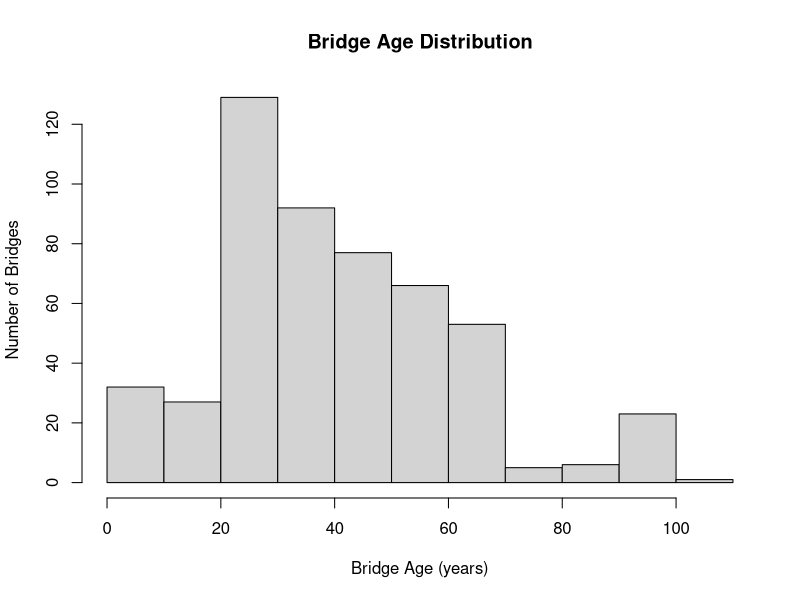
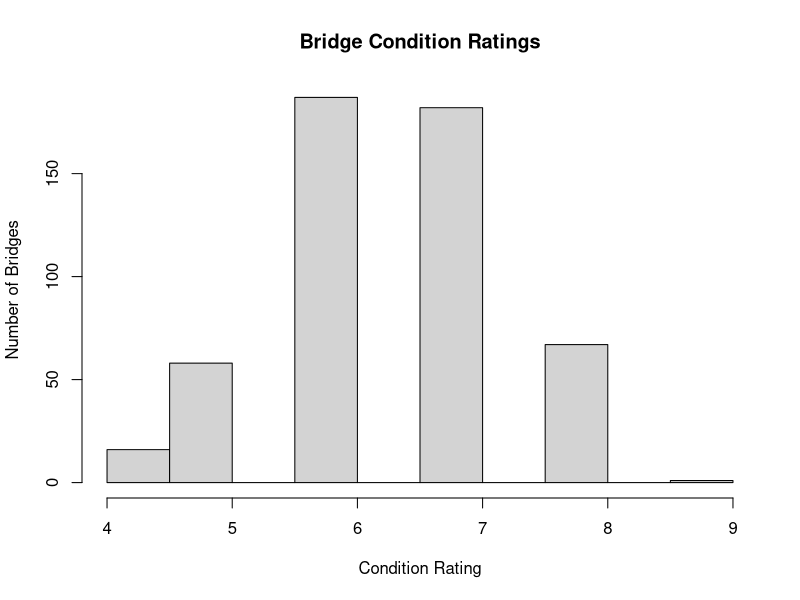
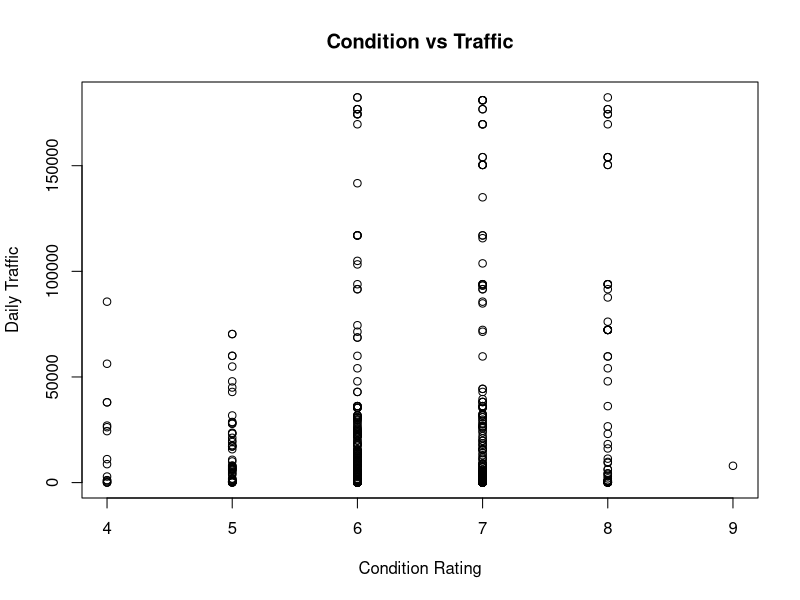

These charts were generated, in order, by the following R code:
## ---- chunk 1
#| echo: false
#| message: false
#| warning: false
library(dplyr)

omaha_raw <- read.csv("omaha_sample.csv")

omaha_bridges_clean <- omaha_raw |>
  mutate(
    bridge_age = 2026 - year_built,
    lowest_rating = as.numeric(lowest_rating),
    daily_traffic = as.numeric(daily_traffic),
    poor_condition = lowest_rating <= 4
  )
## ---- chunk 2
#| echo: false
#| label: tbl-summary
#| tbl-cap: "Summary statistics for Omaha bridges."

library(dplyr)
library(knitr)

summary_table <- data.frame(
  Statistic = c(
    "Number of bridges",
    "Average bridge age",
    "Poor-condition bridges",
    "Percent poor condition",
    "Maximum daily traffic"
  ),
  Value = c(
    nrow(omaha_bridges_clean),
    round(mean(omaha_bridges_clean$bridge_age, na.rm = TRUE), 1),
    sum(omaha_bridges_clean$poor_condition, na.rm = TRUE),
    paste0(round(mean(omaha_bridges_clean$poor_condition, na.rm = TRUE) * 100, 1), "%"),
    max(omaha_bridges_clean$daily_traffic, na.rm = TRUE)
  )
)

kable(summary_table)
## ---- chunk 3
#| echo: false
#| label: fig-age
#| fig-cap: "Distribution of bridge age in Omaha."

hist(omaha_bridges_clean$bridge_age,
     xlab = "Bridge Age (years)",
     ylab = "Number of Bridges",
     main = "Bridge Age Distribution")
## ---- chunk 4
#| echo: false
#| label: fig-condition
#| fig-cap: "Distribution of bridge condition ratings."

hist(omaha_bridges_clean$lowest_rating,
     xlab = "Condition Rating",
     ylab = "Number of Bridges",
     main = "Bridge Condition Ratings")
## ---- chunk 5
#| echo: false
#| label: fig-risk-scatter
#| fig-cap: "Relationship between bridge condition and traffic volume."

plot(
  omaha_bridges_clean$lowest_rating,
  omaha_bridges_clean$daily_traffic,
  xlab = "Condition Rating",
  ylab = "Daily Traffic",
  main = "Condition vs Traffic"
)
